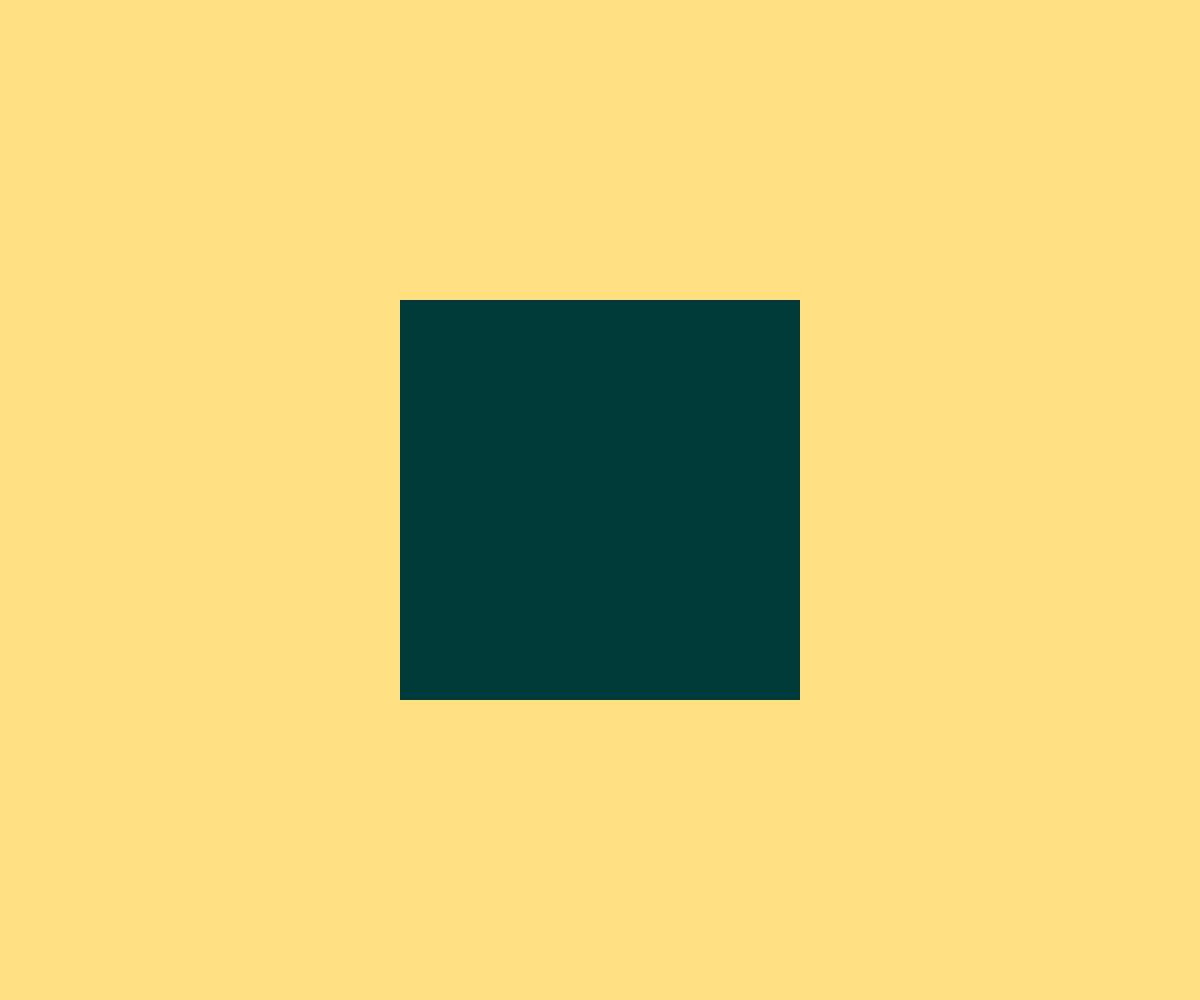
Frame 1 (no input)
Frame 60 (no input): identical to frame 1, image omitted
Frame 120 (the mouse pressed at the canvas centre since frame 60): identical to frame 1, image omitted

The p5.js sketch that drew this single still picture (run headless with seeded random() and noise() and a simulated clock; from frame 60 on, the mouse is pressed at the canvas centre):

// p5.js sketch
// ── sketch.js
function setup() {
  // put setup code here

  createCanvas(windowWidth, windowHeight);
}

function draw() {
  // put drawing code here
   colorMode(HSB, 360, 100, 100);  //360 is like 360 degrees in a circle

   background(45, 50, 100);

  
  fill (180, 100, 23);
  noStroke();
  rectMode(CENTER);
  rect (width/2, height/2, 400, 400);
  
}
